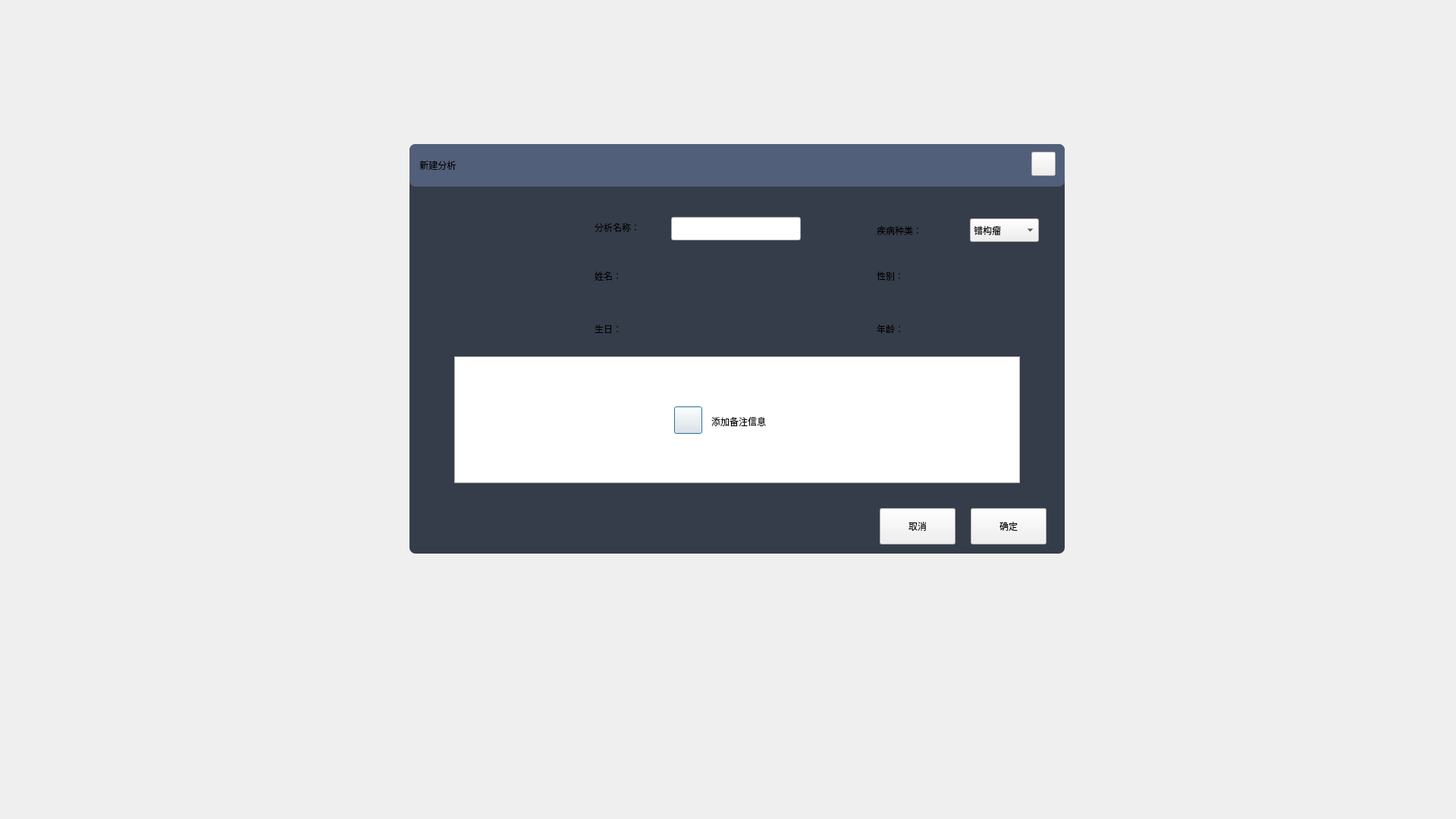
<?xml version="1.0" encoding="UTF-8"?>
<ui version="4.0">
 <class>PatientNewDialog</class>
 <widget class="QDialog" name="PatientNewDialog">
  <property name="geometry">
   <rect>
    <x>0</x>
    <y>0</y>
    <width>1920</width>
    <height>1080</height>
   </rect>
  </property>
  <property name="contextMenuPolicy">
   <enum>Qt::DefaultContextMenu</enum>
  </property>
  <property name="windowTitle">
   <string>PatientNewDialog</string>
  </property>
  <widget class="QWidget" name="widgetNewAna" native="true">
   <property name="geometry">
    <rect>
     <x>564</x>
     <y>260</y>
     <width>816</width>
     <height>391</height>
    </rect>
   </property>
   <widget class="QLabel" name="label_age">
    <property name="geometry">
     <rect>
      <x>725</x>
      <y>158</y>
      <width>54</width>
      <height>31</height>
     </rect>
    </property>
    <property name="text">
     <string/>
    </property>
   </widget>
   <widget class="QLabel" name="label_4">
    <property name="geometry">
     <rect>
      <x>220</x>
      <y>158</y>
      <width>54</width>
      <height>31</height>
     </rect>
    </property>
    <property name="text">
     <string>生日：</string>
    </property>
   </widget>
   <widget class="QLabel" name="label_sex">
    <property name="geometry">
     <rect>
      <x>725</x>
      <y>88</y>
      <width>54</width>
      <height>31</height>
     </rect>
    </property>
    <property name="text">
     <string/>
    </property>
   </widget>
   <widget class="QLineEdit" name="lineEdit">
    <property name="geometry">
     <rect>
      <x>321</x>
      <y>26</y>
      <width>171</width>
      <height>31</height>
     </rect>
    </property>
   </widget>
   <widget class="QLabel" name="label_5">
    <property name="geometry">
     <rect>
      <x>220</x>
      <y>88</y>
      <width>54</width>
      <height>31</height>
     </rect>
    </property>
    <property name="text">
     <string>姓名：</string>
    </property>
   </widget>
   <widget class="QLabel" name="label_3">
    <property name="geometry">
     <rect>
      <x>592</x>
      <y>158</y>
      <width>54</width>
      <height>31</height>
     </rect>
    </property>
    <property name="text">
     <string>年龄：</string>
    </property>
   </widget>
   <widget class="QLabel" name="label_type">
    <property name="geometry">
     <rect>
      <x>10</x>
      <y>20</y>
      <width>175</width>
      <height>175</height>
     </rect>
    </property>
    <property name="text">
     <string/>
    </property>
   </widget>
   <widget class="QLabel" name="label_2">
    <property name="geometry">
     <rect>
      <x>592</x>
      <y>88</y>
      <width>54</width>
      <height>31</height>
     </rect>
    </property>
    <property name="text">
     <string>性别：</string>
    </property>
   </widget>
   <widget class="QComboBox" name="comboBox">
    <property name="geometry">
     <rect>
      <x>715</x>
      <y>28</y>
      <width>91</width>
      <height>31</height>
     </rect>
    </property>
    <item>
     <property name="text">
      <string>错构瘤</string>
     </property>
    </item>
    <item>
     <property name="text">
      <string>癫痫</string>
     </property>
    </item>
    <item>
     <property name="text">
      <string>帕金森</string>
     </property>
    </item>
    <item>
     <property name="text">
      <string>肿瘤</string>
     </property>
    </item>
    <item>
     <property name="text">
      <string>其他</string>
     </property>
    </item>
   </widget>
   <widget class="QLabel" name="label_6">
    <property name="geometry">
     <rect>
      <x>220</x>
      <y>28</y>
      <width>95</width>
      <height>23</height>
     </rect>
    </property>
    <property name="text">
     <string>分析名称：</string>
    </property>
   </widget>
   <widget class="QGroupBox" name="groupBox">
    <property name="geometry">
     <rect>
      <x>35</x>
      <y>210</y>
      <width>746</width>
      <height>168</height>
     </rect>
    </property>
    <property name="title">
     <string/>
    </property>
    <widget class="QPushButton" name="btnAddIcon">
     <property name="geometry">
      <rect>
       <x>290</x>
       <y>66</y>
       <width>37</width>
       <height>36</height>
      </rect>
     </property>
     <property name="text">
      <string/>
     </property>
    </widget>
    <widget class="QLabel" name="label">
     <property name="geometry">
      <rect>
       <x>339</x>
       <y>70</y>
       <width>131</width>
       <height>31</height>
      </rect>
     </property>
     <property name="text">
      <string>添加备注信息</string>
     </property>
    </widget>
    <widget class="QTextEdit" name="doctorRemark">
     <property name="geometry">
      <rect>
       <x>0</x>
       <y>0</y>
       <width>746</width>
       <height>167</height>
      </rect>
     </property>
    </widget>
    <zorder>doctorRemark</zorder>
    <zorder>btnAddIcon</zorder>
    <zorder>label</zorder>
   </widget>
   <widget class="QLabel" name="label_7">
    <property name="geometry">
     <rect>
      <x>592</x>
      <y>28</y>
      <width>91</width>
      <height>31</height>
     </rect>
    </property>
    <property name="text">
     <string>疾病种类：</string>
    </property>
   </widget>
   <widget class="QLabel" name="label_name">
    <property name="geometry">
     <rect>
      <x>321</x>
      <y>88</y>
      <width>171</width>
      <height>31</height>
     </rect>
    </property>
    <property name="text">
     <string/>
    </property>
   </widget>
   <widget class="QLabel" name="label_birthday">
    <property name="geometry">
     <rect>
      <x>321</x>
      <y>158</y>
      <width>171</width>
      <height>31</height>
     </rect>
    </property>
    <property name="text">
     <string/>
    </property>
   </widget>
  </widget>
  <widget class="QLabel" name="label_title">
   <property name="geometry">
    <rect>
     <x>540</x>
     <y>190</y>
     <width>864</width>
     <height>56</height>
    </rect>
   </property>
   <property name="styleSheet">
    <string notr="true">background: #525F7B;border-radius: 8px 8px 8px 8px;</string>
   </property>
   <property name="text">
    <string>    新建分析</string>
   </property>
  </widget>
  <widget class="QLabel" name="label_8">
   <property name="geometry">
    <rect>
     <x>540</x>
     <y>190</y>
     <width>864</width>
     <height>540</height>
    </rect>
   </property>
   <property name="styleSheet">
    <string notr="true">background: #363D4A;border-radius: 8px 8px 8px 8px;</string>
   </property>
   <property name="text">
    <string/>
   </property>
  </widget>
  <widget class="QPushButton" name="pushButton">
   <property name="geometry">
    <rect>
     <x>1280</x>
     <y>670</y>
     <width>100</width>
     <height>48</height>
    </rect>
   </property>
   <property name="text">
    <string>确定</string>
   </property>
  </widget>
  <widget class="QPushButton" name="pushButton_2">
   <property name="geometry">
    <rect>
     <x>1160</x>
     <y>670</y>
     <width>100</width>
     <height>48</height>
    </rect>
   </property>
   <property name="text">
    <string>取消</string>
   </property>
  </widget>
  <widget class="QPushButton" name="pushButton_3">
   <property name="geometry">
    <rect>
     <x>1360</x>
     <y>200</y>
     <width>32</width>
     <height>32</height>
    </rect>
   </property>
   <property name="text">
    <string/>
   </property>
  </widget>
  <zorder>label_8</zorder>
  <zorder>widgetNewAna</zorder>
  <zorder>pushButton</zorder>
  <zorder>pushButton_2</zorder>
  <zorder>label_title</zorder>
  <zorder>pushButton_3</zorder>
 </widget>
 <layoutdefault spacing="6" margin="11"/>
 <resources/>
 <connections/>
</ui>
